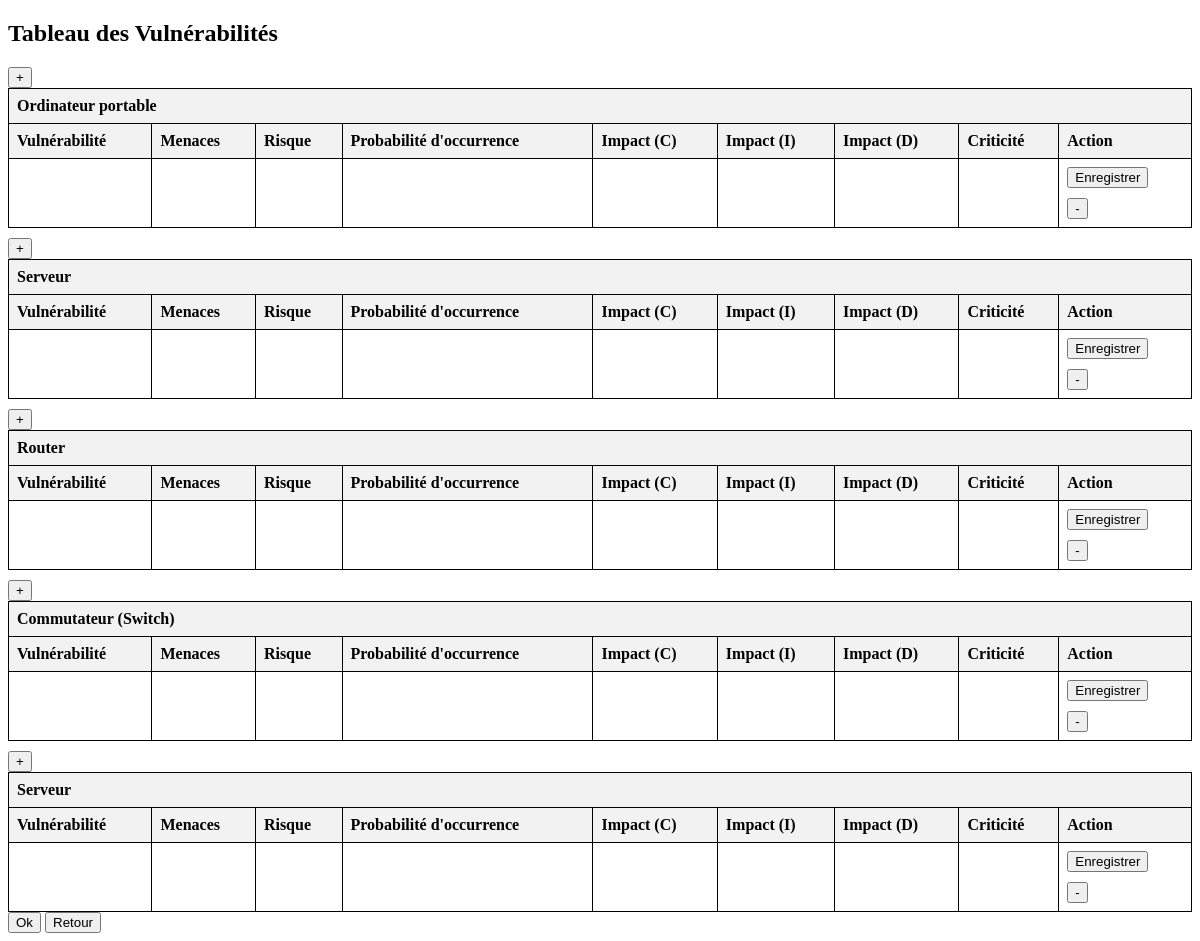
Screenshot of /vulnerabilite with the database file from the repository.
### analyse_risques/models.py (models this page shows, shortened)
class Asset(models.Model):
    class Meta:
        verbose_name = "Actif"
    actif = models.ForeignKey(TypeActif, on_delete=models.CASCADE)
    description = models.CharField(max_length=200)
    valeur_unitaire_actif = models.IntegerField()
    cout_installation = models.IntegerField()
    cout_entretien = models.IntegerField()
    va = models.IntegerField()
    valeur_indisponibilite = models.IntegerField()

class TypeActif(models.Model):
    class Meta:
        verbose_name = "Type d'actif"
    nom = models.CharField(max_length=100)
    def __str__(self):
        return f"{self.nom}"

### analyse_risques/views.py (the view, shortened to what this page needs)
# urls.py: path('vulnerabilite', views.vulnerabilite, name='vulnerabilite'),
def vulnerabilite(request):
    actifs = Asset.objects.all()
    formulaires = []
    for actif in actifs:
        form = forms.AnalyseForm(initial={'actif': actif})
        formulaires.append((actif, form))
    context = {
        'actifs':actifs,
        'formulaires': formulaires
    }
    return render(request, "analyse_risques/tableau_vulnerabilite.html", context)

### analyse_risques/templates/analyse_risques/tableau_vulnerabilite.html (shortened to what this page needs)
<!DOCTYPE html>
<html>
<head>
</head>
<body>
<h2>Tableau des Vulnérabilités</h2>
{% for asset, form in formulaires %}
<table>
  <thead>
    <tr>
        <th colspan="9">{{ asset.actif }}</th>
    </tr>
    <tr>
        <th>Vulnérabilité</th>
        <th>Menaces</th>
        <th>Risque</th>
        <th>Probabilité d'occurrence</th>
        <th>Impact (C)</th>
        <th>Impact (I)</th>
        <th>Impact (D)</th>
        <th>Criticité</th>
        <th>Action</th>
    </tr>
  </thead>
  <tbody>
      <tr>
          <form method="POST">
            <td>{{ form.Vulnérabilité }}</td>
            <td>{{ form.Menaces }}</td>
            <td>{{ form.Risque }}</td>
            <td>{{ form.Probabilité_occurrence }}</td>
            <td>{{ form.Impact_C }}</td>
            <td>{{ form.Impact_I }}</td>
            <td>{{ form.Impact_D }}</td>
            <td>{{ form.Criticité }}</td>
            <td>
                <button type="submit">Enregistrer</button>
                <button class="remove-button" onclick="supprimerVulnerabilite(this)">-</button>
            </td>
          </form>
      </tr>
      <button class="add-button" onClick="ajouterVulnerabilite(${JSON.stringify(actif)})">+</button>
  </tbody>
</table>
{% endfor %}
<button id="okButton" onclick="okClicked()">Ok</button>
<button id="returnButton" onclick="returnClicked()">Retour</button>
</body>
</html>

### analyse_risques/templates/analyse_risques/tableau_vulnerabilite.html (style rules this page uses)
table { width: 100%; border-collapse: collapse; }
th, td { border: 1px solid black; padding: 8px; text-align: left; }
th { background-color: #f2f2f2; }
tr:nth-child(even) { background-color: #f2f2f2; }
.add-button, .remove-button { display: block; margin-top: 10px; text-align: center; }

### rows the page displays
Asset: actif "Ordinateur portable"
Asset: actif "Serveur"
Asset: actif "Router"
Asset: actif "Commutateur (Switch)"
Asset: actif "Serveur"
